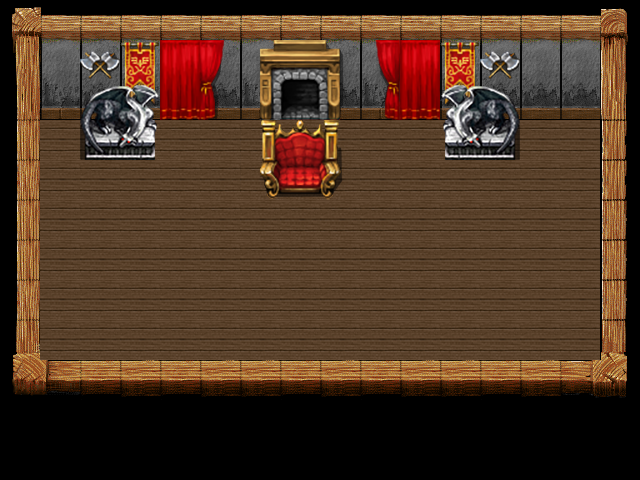

Below is a game level as drawn by its tile map, then a one-line description and the .tmx that defines it (tile-layer data replaced by summaries):
An orthogonal 16x12 tile map with 40x40 px tiles, 3 tile layers (layers, Tile Layer 3, objects), 4 tilesets and 9 objects (mainPlayer, fireEntity, finalBossEntity).

<map version="1.0" orientation="orthogonal" renderorder="right-down" width="16" height="12" tilewidth="40" tileheight="40">
 <tileset firstgid="1" name="floor" tilewidth="40" tileheight="40">
  <image source="../img/VILFLR.png" width="640" height="480" />
 </tileset>
 <tileset firstgid="193" name="room" tilewidth="40" tileheight="40">
  <tileoffset x="1" y="0" />
  <image source="../img/VILINT.png" width="640" height="480" />
 </tileset>
 <tileset firstgid="385" name="Inside_C" tilewidth="40" tileheight="40">
  <image source="../img/Inside_C.png" width="640" height="640" />
 </tileset>
 <tileset firstgid="641" name="Inside_B" tilewidth="40" tileheight="40">
  <image source="../img/Inside_B.png" width="640" height="640" />
 </tileset>
 <layer name="layers" width="16" height="12">
  <data>[192 cells, 160 non-empty, 25 distinct tile ids]</data>
 </layer>
 <layer name="Tile Layer 3" width="16" height="12">
  <data>[192 cells, 4 non-empty, 2 distinct tile ids]</data>
 </layer>
 <objectgroup color="#aaff7f" name="entities">
  <object name="mainPlayer" x="282" y="307" width="40" height="40">
   <properties>
    <property name="spritewidth" value="40" />
   </properties>
  </object>
  <object name="fireEntity" x="244" y="225" width="120" height="120">
   <properties>
    <property name="id" value="1" />
    <property name="spritewidth" value="120" />
   </properties>
  </object>
 </objectgroup>
 <layer name="objects" width="16" height="12">
  <data>[192 cells, 30 non-empty, 27 distinct tile ids]</data>
 </layer>
 <objectgroup color="#ea0003" name="collision">
  <object x="1" y="361" width="637" height="35" />
  <object x="601" y="-1" width="35" height="400" />
  <object x="0" y="-1" width="40" height="398" />
  <object x="-23" y="219" width="654" height="1" />
  <object x="445" y="131" width="69" height="28" />
  <object x="78" y="135" width="80" height="26" />
 </objectgroup>
 <objectgroup name="boss">
  <object name="finalBossEntity" x="261" y="135" width="80" height="80" />
 </objectgroup>
</map>
